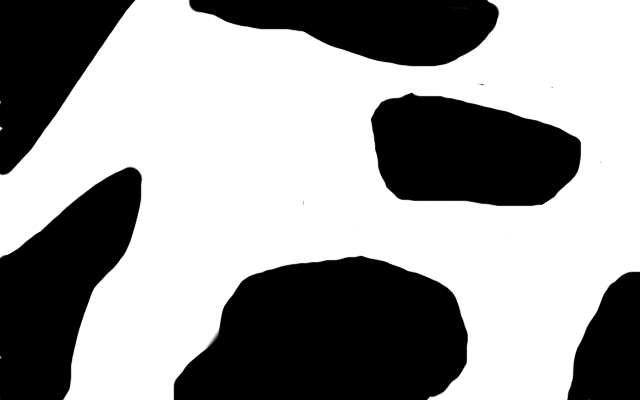
//> input picture rotors/rotors_gazebo/resource/example_odometry_plugin_map1.bmp, 640 x 400 px
$ ./ransac ../../rotors/rotors_gazebo/resource/example_odometry_plugin_map1.bmp   (built with g++ and OpenCV 4)
//> lines starting //> are read from the running program, lines starting //| are printed output that depends on the picture; after the words box and inside, x2 and y2 are one past the last pixel; in counts of white or black regions, pixels touching at a corner belong together
#include <cmath>
#include <iostream>
#include <opencv2/highgui/highgui.hpp>
#include <opencv2/imgproc/imgproc.hpp>

// [52 lines left out: functions verifyCircle, getCircle, not called in this run]

std::vector<cv::Point2f> getPointPositions(cv::Mat binaryImage)
{
  std::vector<cv::Point2f> pointPositions;

  for (unsigned int y = 0; y < binaryImage.rows; ++y)
  {
    // unsigned char* rowPtr = binaryImage.ptr<unsigned char>(y);
    for (unsigned int x = 0; x < binaryImage.cols; ++x)
    {
      // if(rowPtr[x] > 0) pointPositions.push_back(cv::Point2i(x,y));
      if (binaryImage.at<unsigned char>(y, x) > 0)
        pointPositions.push_back(cv::Point2f(x, y));
    }
  }

  return pointPositions;
}

int main(int argc, char* argv[])
{
  // RANSAC
  std::string path = argv[1];
  cv::Mat color = cv::imread(path);
//> color is the input picture: 400 rows x 640 cols, CV_8UC3; min 0, max 255, mean 152.9
  // load edge image

  // convert to grayscale
  cv::Mat gray;
  cv::cvtColor(color, gray, CV_RGB2GRAY);

  // get binary image
  cv::Mat mask = gray > 0;
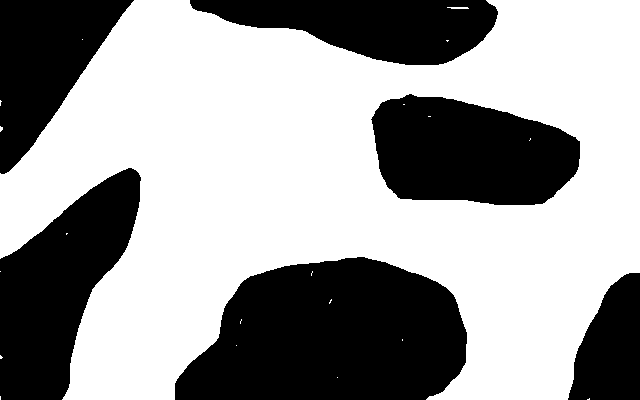
//> mask: 400 rows x 640 cols, CV_8UC1; 60.8% white; 6 black regions, box (x1, y1, x2, y2) and area: (175, 257, 467, 400) 32452, (0, 168, 141, 400) 18192, (371, 94, 580, 205) 17863, (190, 0, 498, 65) 12697, (0, 0, 134, 174) 12587, (568, 273, 640, 400) 6570
  // erode the edges to obtain sharp/thin edges (undo the blur?)
  // cv::erode(mask, mask, cv::Mat());

  std::vector<cv::Point2f> edgePositions;
  edgePositions = getPointPositions(mask);
//> after the loop in getPointPositions, `for (unsigned int y = 0; y < binaryImage.rows; ++y)`: pointPositions = 155639 items
//> edgePositions = 155639 items

  // create distance transform to efficiently evaluate distance to nearest edge
  cv::Mat dt;
  cv::distanceTransform(255 - mask, dt, CV_DIST_L1, 3);
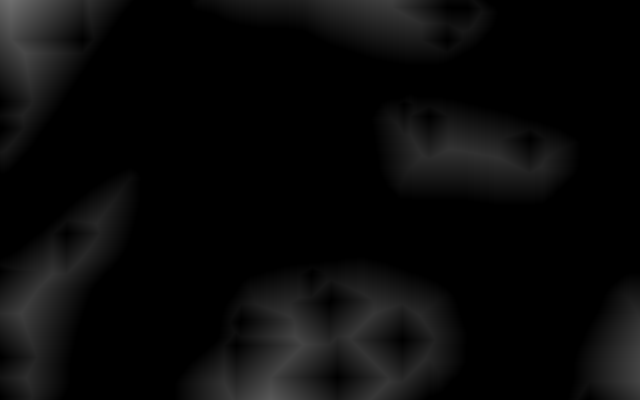
//> dt: 400 rows x 640 cols, CV_32FC1; min 0, max 110, mean 9.9

  // TODO: maybe seed random variable for real random numbers.

  unsigned int nIterations = 0;

  char quitKey = 'q';
  std::cout << "press " << quitKey << " to stop" << std::endl;
  while (cv::waitKey(-1) != quitKey)
  {
//> the 'q' key is pressed
    // RANSAC: randomly choose 3 point and create a circle:
    // TODO: choose randomly but more intelligent,
    // so that it is more likely to choose three points of a circle.
    // For example if there are many small circles, it is unlikely to randomly choose 3 points of the same circle.
    unsigned int idx1 = rand() % edgePositions.size();
    unsigned int idx2 = rand() % edgePositions.size();
    unsigned int idx3 = rand() % edgePositions.size();

    // we need 3 different samples:
    if (idx1 == idx2)
      continue;
    if (idx1 == idx3)
      continue;
    if (idx3 == idx2)
      continue;

    // create circle from 3 points:
    cv::Point2f center;
    float radius;
    getCircle(edgePositions[idx1], edgePositions[idx2], edgePositions[idx3], center, radius);

    float minCirclePercentage = 0.4f;

    // inlier set unused at the moment but could be used to approximate a (more robust) circle from alle inlier
    std::vector<cv::Point2f> inlierSet;

    // verify or falsify the circle by inlier counting:
    float cPerc = verifyCircle(dt, center, radius, inlierSet);

    if (cPerc >= minCirclePercentage)
    {
      std::cout << "accepted circle with " << cPerc * 100.0f << " % inlier" << std::endl;
      // first step would be to approximate the circle iteratively from ALL INLIER to obtain a better circle center
      // but that's a TODO

      std::cout << "circle: "
                << "center: " << center << " radius: " << radius << std::endl;
      cv::circle(color, center, radius, cv::Scalar(255, 255, 0), 1);

      // accept circle => remove it from the edge list
      cv::circle(mask, center, radius, cv::Scalar(0), 10);

      // update edge positions and distance transform
      edgePositions = getPointPositions(mask);
      cv::distanceTransform(255 - mask, dt, CV_DIST_L1, 3);
    }

    cv::Mat tmp;
    mask.copyTo(tmp);

    // prevent cases where no fircle could be extracted (because three points collinear or sth.)
    // filter NaN values
    if ((center.x == center.x) && (center.y == center.y) && (radius == radius))
    {
      cv::circle(tmp, center, radius, cv::Scalar(255));
    }
    else
    {
      std::cout << "circle illegal" << std::endl;
    }

    ++nIterations;
    cv::namedWindow("RANSAC");
    cv::imshow("RANSAC", tmp);
  }

  std::cout << nIterations << " iterations performed" << std::endl;

  cv::namedWindow("edges");
  cv::imshow("edges", mask);
  cv::namedWindow("color");
  cv::imshow("color", color);

  cv::imwrite("detectedCircles.png", color);
  cv::waitKey(-1);
  return 0;
}
